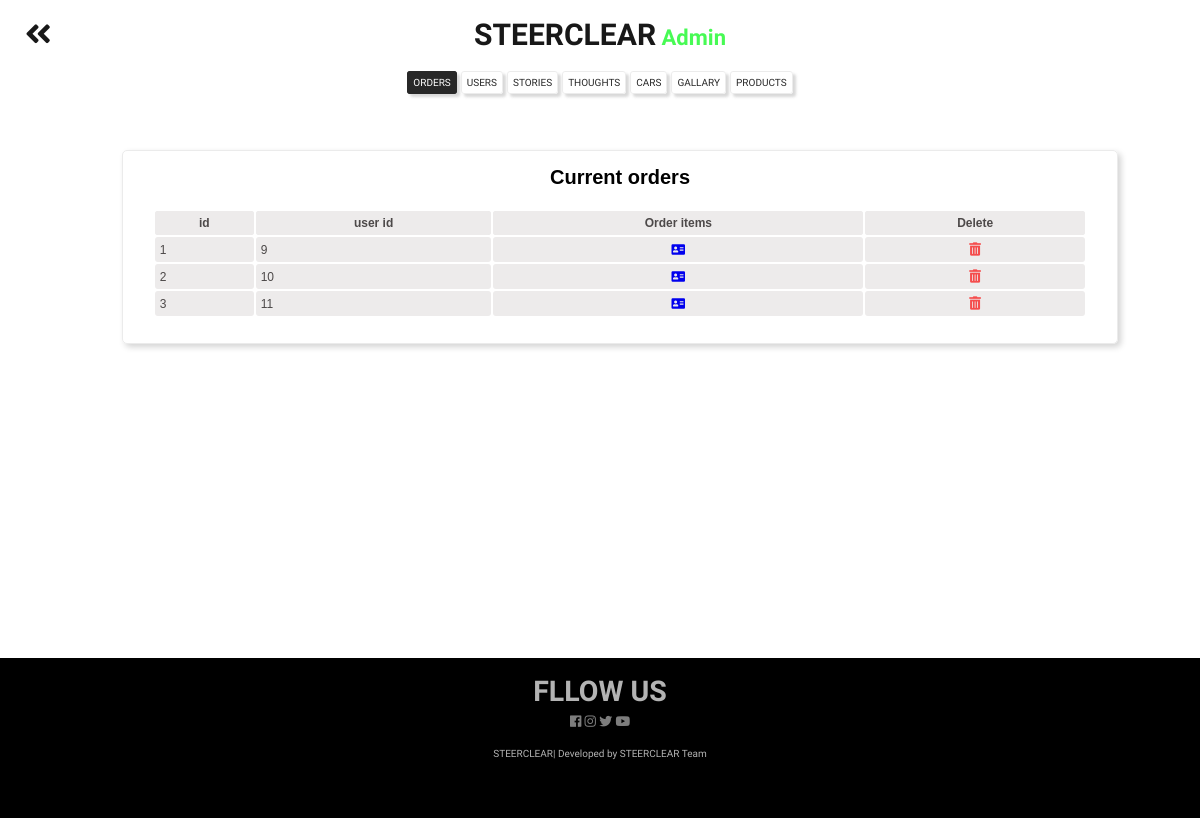
The app's page /admin.php with its own data.
### tables this page shows
CREATE TABLE `orders` (
  `id` int(11) NOT NULL,
  `user_id` bigint(20) NOT NULL,
  `address` varchar(256) NOT NULL,
  `city` varchar(256) NOT NULL,
  `phone` varchar(256) NOT NULL,
  `postal_code` varchar(256) NOT NULL
);

### includes/autoloader.inc.php (called while the page is built, shortened)
<?php
	function classLoader($class){
		$dic = "classes/";
		$extension = ".class.php";
		$path = $dic . $class . $extension;
	}

### includes/admin.inc.php (called while the page is built, shortened)
<?php
	include 'includes/autoloader.inc.php';
	$order = new Order();
	$orders = $order->get_order();

### classes/db.class.php (called while the page is built, shortened)
<?php
	class DB{
		private $dbservername = "localhost";
		private $dbusername = "root";
		private $dbpassword = "";
		private $dbname = "car_dealership";
		protected function connect(){
			$conn = new mysqli($this->dbservername, $this->dbusername, $this->dbpassword, $this->dbname);
			return $conn;
		}
	}
?>

### classes/order.class.php (called while the page is built, shortened)
<?php
	class Order extends DB{
		public function get_order($id = ""){
			if($id == ""){
				$sql = "SELECT * FROM `orders`;";
			}else{
				$sql = "SELECT * FROM `orders` WHERE `id` = '$id';";
			}
			$result = $this->connect()->query($sql);
			return $result;
		}
	}

### admin.php (the view, shortened to what this page needs)
<?php
	include 'includes/admin.inc.php';
?>
<!DOCTYPE html>
<html lang="en" dir="ltr">
	<head>
		<link rel="stylesheet" href="https://cdnjs.cloudflare.com/ajax/libs/font-awesome/5.7.2/css/all.min.css"  />
        <link rel="stylesheet" href="css/admin.css">
	</head>
	<body>
		<header>
			<div class="heading">
				<h1><a href="index.php"><i class="fas fa-angle-double-left"></i></a>STEERCLEAR<span> Admin </span> </h1>
			</div>
			<nav>
				<h3>ORDERS</h3>
				<h3>USERS</h3>
				<h3>STORIES</h3>
				<h3>THOUGHTS</h3>
				<h3>CARS</h3>
				<h3>GALLARY</h3>
                <h3>PRODUCTS</h3>
			</nav>
		</header>
		<div id='tab' class="orders">
            <div class="container">
				<div class="orders-flex-box">
					<div class="orders-table">
						<h1>Current orders</h1>
						<table>
							<thead>
								<th>id</th>
								<th>user id</th>
                                <th>Order items</th>
								<th>Delete</th>
							</thead>
							<tbody>
								<?php
                                $i=1;
                                while($row = $orders->fetch_assoc())
                                {
                                    echo '<tr>
    									<td>'.$i.'</td>
    									<td>'.$row["user_id"].'</td>
    									<td class="user-btn">
    											<a href="orders.php?order_id='.$row["id"].'"><i class="fas fa-address-card"></i>
    									</td>
    									<td class="delete-btn">
    										<form action="admin.php?del_id='.$row['id'].'" method="post">
                                                <button type="submit" name="delete-submit-cart" style="cursor:pointer; border:none; background: transparent; color: #f54c4c; width:100%;"> <i class="fas fa-trash-alt"></i> </button>
    										</form>
    									</td>
    								</tr>';
                                    $i++;
                                }
								?>
							</tbody>
						</table>
                    </div>
                </div>
            </div>
		</div>
		<footer>
			<div class="social">
			  <h2>FLLOW US</h2>
			  <a href="#"> <i class="fab fa-facebook"> <span></span> </i> </a>
			  <a href="#"> <i class="fab fa-instagram"> <span></span> </i> </a>
			  <a href="#"> <i class="fab fa-twitter"> <span></span> </i> </a>
			  <a href="#"> <i class="fab fa-youtube"> <span></span> </i> </a>
		  </div>
		  <div class="credit">
		  	<h1>STEERCLEAR| Developed by STEERCLEAR Team</h1>
		  </div>
		</footer>
	</body>
</html>

### css/admin.css (style rules this page uses)
* { margin: 0; padding: 0; }
.container { width: 83%; margin: 0px auto; font-family: Arial, sans-serif; }
.heading { opacity: .9; text-align: center; margin-top: 17px; }
.heading h1 { font-family: 'Aldrich', sans-serif; font-size: 30px; }
.heading h1 a { display: inline; float: left; margin-left: 25px; text-decoration: none; color: black; margin-right: -225px; }
.heading span { color: #34fa42; font-size: 22px; }
nav { margin-top: 20px; color: #111; text-align: center; width: 100%; }
nav h3 { border: 0.005cm solid #ebebeb; opacity: .9; cursor: pointer; box-shadow: 3px 3px 3px lightgray; border-radius: 3px; font-family: 'Aldrich', sans-serif; display: inline; padding: 5px; font-size: 10px; font-weight: lighter; }
.active { color: #fff; background: #111; border: 0.002cm solid #111; }
.orders { display: none; }
.orders-flex-box { padding: 20px; margin-top: 40px; margin-bottom: 40px; width: 100%; min-height: 56vh; }
.orders-table { min-height: 140px; border: 0.005cm solid #ebebeb; border-radius: 5px; box-shadow: 3px 3px 6px lightgray; margin-bottom: 30px; }
.orders-table h1 { font-size: 20px; text-align: center; margin: 0px 0px 15px 0px; padding-top: 15px; }
.user-btn { cursor: pointer; color: #1bd618; text-align: center; }
.delete-btn { text-align: center; }
table { margin: 0px auto 20px; color: #4d4949; width: 95%; padding: 5px; }
thead { background-color: #ebebeb; }
th { border-radius: 3px; padding: 5px; font-size: 12px; }
tr { background-color: #edebeb; }
td { border-radius: 3px; padding: 5px; font-size: 12px; }
footer { font-family: 'Aldrich', sans-serif; position: flex; bottom: -150px; color: #fff; height: 20vh; width: 100%; background-color: black; text-align: center; font-size: 13px; }
footer .social { padding: 17px; font-size: 19px; opacity: .7; font-weight: lighter; margin-top: 5px; }
footer .social a { color: #fff; text-decoration: none; font-size: 13px; opacity: .7; }
footer .credit { opacity: .7; font-size: 10px; position: relative; bottom: 0px; font-weight: lighter; }
footer .credit h1 { font-size: 10px; font-weight: lighter; }

### records on screen
orders: user "9"
orders: user "10"
orders: user "11"
